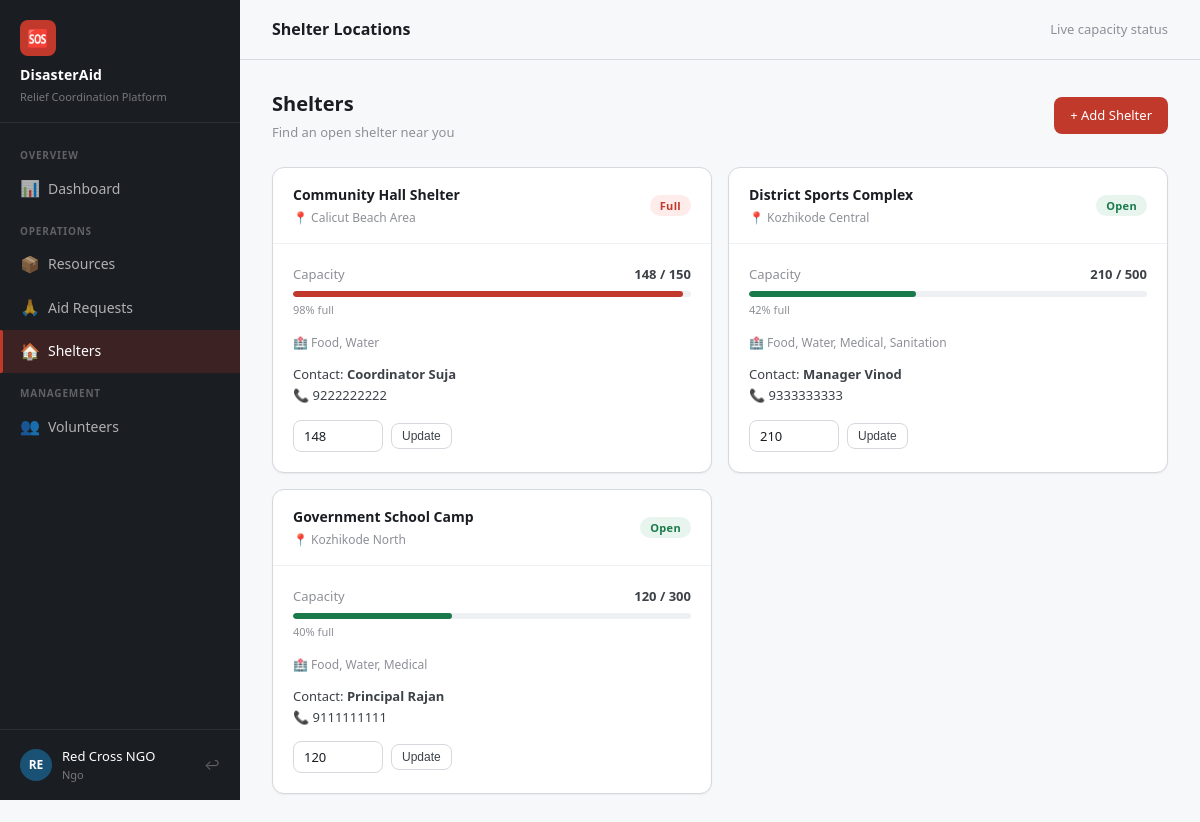
Screenshot of /shelters (signed in) with the database file from the repository.
### tables this page shows
CREATE TABLE shelters (
    id INTEGER PRIMARY KEY AUTOINCREMENT,
    name TEXT NOT NULL,
    location TEXT NOT NULL,
    latitude REAL,
    longitude REAL,
    capacity INTEGER NOT NULL,
    current_occupancy INTEGER DEFAULT 0,
    contact_name TEXT,
    contact_phone TEXT,
    status TEXT DEFAULT 'open' CHECK(status IN ('open','full','closed')),
    facilities TEXT,
    managed_by INTEGER,
    created_at TIMESTAMP DEFAULT CURRENT_TIMESTAMP,
    FOREIGN KEY(managed_by) REFERENCES users(id)
);

### routes/main.py (the view)
@main_bp.route('/shelters')
@login_required
def shelters():
    db = get_db()
    items = db.execute('SELECT * FROM shelters ORDER BY status, name').fetchall()
    return render_template('shelters.html', shelters=items)

### database/db.py (called while the page is built)
def get_db():
    if 'db' not in g:
        g.db = sqlite3.connect(DATABASE)
        g.db.row_factory = sqlite3.Row
    return g.db

### routes/main.py (called while the page is built)
def login_required(f):
    @wraps(f)
    def decorated(*args, **kwargs):
        if 'user_id' not in session:
            return redirect(url_for('auth.login'))
        return f(*args, **kwargs)
    return decorated

### templates/shelters.html (shortened to what this page needs)
{% extends 'base.html' %}
{% block page_title %}Shelter Locations{% endblock %}
{% block topbar_meta %}Live capacity status{% endblock %}
{% block content %}
<div class="page-header">
  <div>
    <h2>Shelters</h2>
    <p>Find an open shelter near you</p>
  </div>
  {% if session.user_role in ['authority','ngo'] %}
  <a href="{{ url_for('main.add_shelter') }}" class="btn btn-primary">+ Add Shelter</a>
  {% endif %}
</div>
<div style="display:grid; grid-template-columns: repeat(auto-fill, minmax(300px, 1fr)); gap:16px;">
  {% for s in shelters %}
  {% set pct = ((s.current_occupancy / s.capacity) * 100)|int %}
  <div class="card">
    <div class="card-header">
      <div>
        <h3>{{ s.name }}</h3>
        <div style="font-size:12px; color:var(--gray-400); margin-top:2px;">📍 {{ s.location }}</div>
      </div>
      {% if s.status == 'open' %}<span class="badge badge-success">Open</span>
      {% elif s.status == 'full' %}<span class="badge badge-danger">Full</span>
      {% else %}<span class="badge badge-gray">Closed</span>{% endif %}
    </div>
    <div class="card-body">
      <div style="margin-bottom:14px;">
        <div style="display:flex; justify-content:space-between; font-size:13px; margin-bottom:6px;">
          <span style="color:var(--gray-400);">Capacity</span>
          <span style="font-weight:600;">{{ s.current_occupancy }} / {{ s.capacity }}</span>
        </div>
        <div class="cap-bar" style="width:100%;">
          <div class="cap-fill {% if pct < 60 %}low{% elif pct < 85 %}mid{% else %}high{% endif %}"
               style="width:{{ pct }}%;"></div>
        </div>
        <div style="font-size:11px; color:var(--gray-400); margin-top:4px;">{{ pct }}% full</div>
      </div>
      {% if s.facilities %}
      <div style="font-size:12px; color:var(--gray-400); margin-bottom:12px;">
        🏥 {{ s.facilities }}
      </div>
      {% endif %}
      <div style="font-size:13px; color:var(--gray-700);">
        Contact: <strong>{{ s.contact_name }}</strong><br>
        📞 {{ s.contact_phone or 'Not provided' }}
      </div>
      {% if session.user_role in ['authority','ngo'] %}
      <form method="POST" action="{{ url_for('main.update_shelter', sid=s.id) }}"
            style="display:flex; gap:8px; margin-top:14px; align-items:center;">
        <input type="number" name="occupancy" class="form-control" value="{{ s.current_occupancy }}"
               min="0" max="{{ s.capacity }}" style="width:90px; padding:6px 10px; font-size:13px;">
        <button type="submit" class="btn btn-secondary btn-sm">Update</button>
      </form>
      {% endif %}
    </div>
  </div>
  {% endfor %}
</div>
{% endblock %}

### static/css/style.css (style rules this page uses)
*, *::before, *::after { box-sizing: border-box; margin: 0; padding: 0; }
:root { --red: #C0392B; --red-lt: #FDECEA; --orange: #E67E22; --orange-lt: #FEF3E2; --green: #1A7A4A; --green-lt:#E8F5EE; --blue: #1A5276; --blue-lt: #EAF2FB; --gray-50: #F7F8FA; --gray-100:#EEF0F3; --gray-200:#D5D8DC; --gray-400:#8E9097; --gray-700:#3D4148; --gray-900:#1A1D22; --white: #FFFFFF; --font: 'Segoe UI', system-ui, -apple-system, sans-serif; --radius: 8px; --radius-lg: 12px; --shadow: 0 1px 3px rgba(0,0,0,.08), 0 4px 12px rgba(0,0,0,.05); --shadow-sm: 0 1px 2px rgba(0,0,0,.06); --sidebar-w: 240px; --header-h: 60px; }
body { font-family: var(--font); background: var(--gray-50); color: var(--gray-700); font-size: 15px; line-height: 1.6; }
.card { background: var(--white); border-radius: var(--radius-lg); border: 1px solid var(--gray-200); box-shadow: var(--shadow-sm); }
.card-header { padding: 16px 20px; border-bottom: 1px solid var(--gray-100); display: flex; align-items: center; justify-content: space-between; }
.card-header h3 { font-size: 14px; font-weight: 600; color: var(--gray-900); }
.card-body { padding: 20px; }
.badge { display: inline-block; padding: 2px 10px; border-radius: 20px; font-size: 11px; font-weight: 600; letter-spacing: .03em; }
.badge-success { background: var(--green-lt); color: var(--green); }
.badge-danger { background: var(--red-lt); color: var(--red); }
.btn { display: inline-flex; align-items: center; gap: 6px; padding: 8px 16px; border-radius: var(--radius); border: none; font-size: 13px; font-weight: 500; cursor: pointer; text-decoration: none; transition: all .15s; white-space: nowrap; }
.btn-primary { background: var(--red); color: #fff; }
.btn-secondary { background: var(--white); color: var(--gray-700); border: 1px solid var(--gray-200); }
.btn-sm { padding: 5px 10px; font-size: 12px; }
.form-control { width: 100%; padding: 9px 13px; border: 1px solid var(--gray-200); border-radius: var(--radius); font-size: 14px; color: var(--gray-900); background: var(--white); transition: border-color .15s, box-shadow .15s; font-family: var(--font); }
.page-header { display: flex; align-items: center; justify-content: space-between; margin-bottom: 24px; }
.page-header h2 { font-size: 20px; font-weight: 700; color: var(--gray-900); }
.page-header p { font-size: 13px; color: var(--gray-400); margin-top: 2px; }
.cap-bar { height: 6px; background: var(--gray-100); border-radius: 4px; overflow: hidden; width: 80px; }
.cap-fill { height: 100%; border-radius: 4px; }
.cap-fill.low { background: var(--green); }
.cap-fill.high { background: var(--red); }

### rows the page displays
shelters: name "Community Hall Shelter", location "Calicut Beach Area", status "Full", current_occupancy "148", capacity "150", pct "98", facilities "Food, Water", contact_name "Coordinator Suja", contact_phone "9222222222", occupancy "148"
shelters: name "District Sports Complex", location "Kozhikode Central", status "Open", current_occupancy "210", capacity "500", pct "42", facilities "Food, Water, Medical, Sanitation", contact_name "Manager Vinod", contact_phone "9333333333", occupancy "210"
shelters: name "Government School Camp", location "Kozhikode North", status "Open", current_occupancy "120", capacity "300", pct "40", facilities "Food, Water, Medical", contact_name "Principal Rajan", contact_phone "9111111111", occupancy "120"

### other values shown
{{ session.user_name[:2].upper() }} "RE"
{{ session.user_name }} "Red Cross NGO"
{{ session.user_role }} "Ngo"
